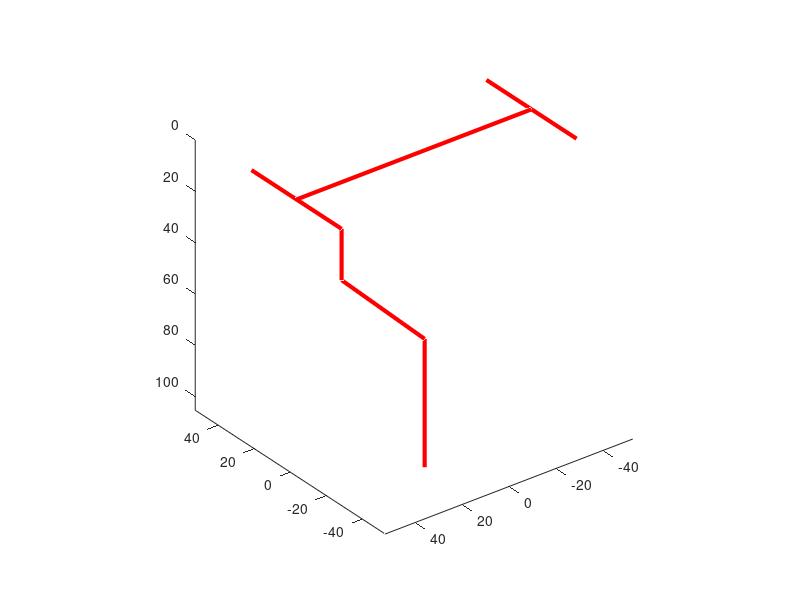

The MATLAB source for this figure:
% kinematic
function kinematic()
close all;
l=100;
w=50;
a=20;
b=50;
c=50;
drawKinematic(l, w, a, b, c);
endfunction


function drawKinematic(l, w, a, b, c)
R1=[l/2 -w/2 0]';
R2=[-l/2, -w/2 0]';
L1=[l/2 w/2 0]';
L2=[-l/2, w/2 0]';


plot3([-l/2 l/2],[0 0],[0 0],'Color','r','Linewidth',3);
set(gca(), "zdir", "reverse");
set(gca(), "xdir", "reverse");
axis equal;
hold on;
plot3([R1(1) L1(1)],[R1(2) L1(2)],[R1(3) L1(3)],'Color','r','Linewidth',3);
plot3([R2(1) L2(1)],[R2(2) L2(2)],[R2(3) L2(3)],'Color','r','Linewidth',3);

%%%%%%%%%% R1 leg %%%%%%%%%
R_01=Rx(-pi/2)*Ry(pi/2); %rotation matrix to global CS

%% segment a
fi2= -pi/2;
d2=0;
a2=a;
psi2=-pi/2;

T_12=TransMatrix(fi2, d2, a2, psi2);
R1a=T_12*[0 0 0 1]'; 
R1a=R1a(1:end-1);
R1a=R1+R_01*R1a;
plot3([R1(1) R1a(1)],[R1(2) R1a(2)],[R1(3) R1a(3)],'Color','r','Linewidth',3);

%% segment b
fi3= pi/4;
d3=0;
a3=b;
psi3=0;

T_23=TransMatrix(fi3, d3, a3, psi3);
R1b=T_12*T_23*[0 0 0 1]'; 
R1b=R1b(1:end-1)
R1b=R1+R_01*R1b
plot3([R1a(1) R1b(1)],[R1a(2) R1b(2)],[R1a(3) R1b(3)],'Color','r','Linewidth',3);

%% segment c
fi4=-pi/4;
d4=0;
a4=b;
psi4=0;

T_34=TransMatrix(fi4, d4, a4, psi4);
R1c=T_12*T_23*T_34*[0 0 0 1]'; 
R1c=R1c(1:end-1)
R1c=R1+R_01*R1c
plot3([R1b(1) R1c(1)],[R1b(2) R1c(2)],[R1b(3) R1c(3)],'Color','r','Linewidth',3);

endfunction

function [T]=TransMatrix(fi,d,a,psi)
T=[cos(fi) -cos(psi)*sin(fi) sin(psi)*sin(fi) a*cos(fi);
	sin(fi) cos(psi)*cos(fi) -sin(psi)*cos(fi) a*sin(fi);
	0 sin(psi) cos(psi) d;
	0 0 0 1];	
endfunction

function [R]=Rx(fi)
R=[1 0 0;
0 cos(fi) -sin(fi);
0 sin(fi) cos(fi)];	
endfunction

function [R]=Ry(fi)
R=[cos(fi) 0 sin(fi);
0 1 0;
-sin(fi) 0  cos(fi)];	
endfunction

function [R]=Rz(fi)
R=[cos(fi) -sin(fi) 0;
sin(fi) cos(fi) 0;
0 0 1];	
endfunction
